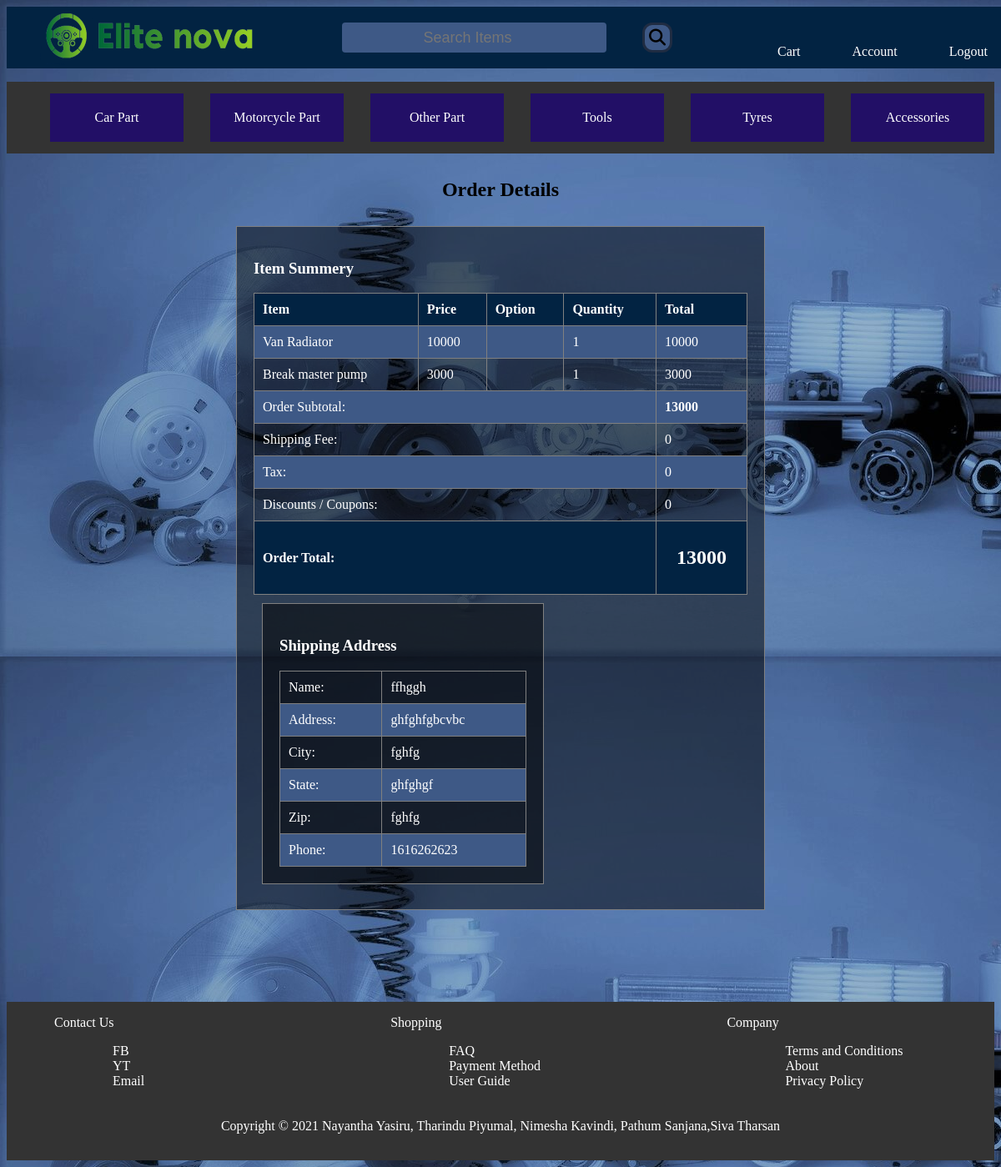
Screenshot of /order_info.php?order_id=72 (signed in) with the database file from the repository.
### tables this page shows
CREATE TABLE IF NOT EXISTS `order_details` (
  `order_id` int(11) NOT NULL,
  `item_id` int(11) NOT NULL,
  `qty` int(11) NOT NULL,
  `options` varchar(50) NOT NULL,
  `price` float NOT NULL
);

CREATE TABLE IF NOT EXISTS `item` (
  `item_id` int(11) NOT NULL AUTO_INCREMENT,
  `name` varchar(40) NOT NULL,
  `description` varchar(255) NOT NULL,
  `price` float NOT NULL,
  `options` varchar(100) NOT NULL,
  `qty` int(11) NOT NULL,
  `category` varchar(255) DEFAULT NULL,
  PRIMARY KEY (`item_id`)
);

CREATE TABLE IF NOT EXISTS `address` (
  `address_id` int(11) NOT NULL AUTO_INCREMENT,
  `user_id` int(11) NOT NULL,
  `name` varchar(50) NOT NULL,
  `line_1` varchar(25) NOT NULL,
  `line_2` varchar(25) NOT NULL,
  `city` varchar(20) NOT NULL,
  `province` varchar(20) NOT NULL,
  `country` varchar(20) NOT NULL,
  `zip_code` varchar(8) NOT NULL,
  `phone` varchar(15) NOT NULL,
  PRIMARY KEY (`address_id`)
);

### order_info.php (the view, shortened to what this page needs)
<!DOCTYPE html>
<html>
<head>
    <link rel="stylesheet" href="css/nav_bar.css">
    <link href="./css/navigation.css" rel="stylesheet"/>
    <link href="https://cdnjs.cloudflare.com/ajax/libs/font-awesome/6.2.1/css/all.min.css"
 rel="stylesheet"/>
    <link rel="stylesheet" href="./css/footer.css">
</head>
<body>
<div class="main">
    <div class="navbar">
        <div class="icon">
            <a href="index.php">
                <img alt="logo" id="img" src="./site_img/logo.png">
            </a>
        </div>
        <div class="search">
            <form action="search.php" onsubmit="return check_search_value()">
                <input class="search" id="search-bar" name="search" placeholder="Search Items" type="search">
                <button class="btn"><label for="search-bar"><i class="fa-solid fa-magnifying-glass"></i></label>
                </button>
            </form>
        </div>
        <div class="menu">
            <ul>
                <li><a href="./cart.php">Cart</a></li>
                <li><a href="./account.php">Account</a></li>
                <li><a href="./logout.php">Logout</a></li>
            </ul>
        </div>
    </div>
    <div class="navbar2">
        <ul>
            <li>
                <div class="car">
                    <a href="./search.php?search=car">Car Part</a>
                </div>
            </li>
            <li>
                <div class="Motor">
                    <a href="./search.php?search=Motorcycle">Motorcycle Part</a>
                </div>
            </li>
            <li>
                <div class="other">
                    <a href="./search.php?search=other">Other Part</a>
                </div>
            </li>
            <li>
                <div class="tools">
                    <a href="./search.php?search=tools">Tools</a>
                </div>
            </li>
            <li>
                <div class="tyres">
                    <a href="./search.php?search=tyres">Tyres</a>
                </div>
            </li>
            <li>
                <div class="access">
                    <a href="./search.php?search=Accessories">Accessories</a>
                </div>
            </li>
        </ul>
    </div>
</div>
<br>
<br>
<h2> Order Details </h2>
<div class="container">
    <div class="item-details">
        <h3>Item Summery</h1>
            <table>
                <tr>
                    <th>Item</th>
                    <th>Price</th>
                    <th>Option</th>
                    <th>Quantity</th>
                    <th>Total</th>
                </tr>
                <?php
                $order_id = $_REQUEST['order_id'];
                include "connect.php";
                $sql = "SELECT * FROM orders WHERE order_id = $order_id";
                $result = mysqli_query($connect, $sql);
                if (mysqli_num_rows($result) > 0) {
                $row = mysqli_fetch_assoc($result);
                $address_id = $row['address_id'];
                $sql = "SELECT * FROM order_details WHERE order_id = $order_id";
                $result = mysqli_query($connect, $sql);
                $i = 0;
                $order_subtotal = 0;
                while ($i < mysqli_num_rows($result)) {
                    $i = $i + 1;
                    $row = mysqli_fetch_assoc($result);
                    $item_id = $row['item_id'];
                    $qty = $row['qty'];
                    $options = $row['options'];
                    $price = $row['price'];
                    $order_subtotal = $order_subtotal + $price;
                    $sql2 = "SELECT * FROM item WHERE item_id = $item_id";
                    $result2 = mysqli_query($connect, $sql2);
                    if (mysqli_num_rows($result2) > 0) {
                        $row2 = mysqli_fetch_assoc($result2);
                        $item_price = $row2['price'];
                        $item_name = $row2['name'];
                    } else {
                        $item_price = "Error";
                    }
                    ?>
                    <tr>
                    <td><?php echo $item_name ?></td>
                    <td class="a_right"><?php echo $item_price ?></td>
                    <td class="a_center"><?php echo $options ?></td>
                    <td class="a_center"><?php echo $qty ?></td>
                    <td class="a_right"><?php echo $price ?></td>
                    </tr><?php
                }
                $shipping_fee = 0;
                $tax = 0;
                $discounts = 0;
                $order_total = $order_subtotal + $shipping_fee + $tax - $discounts;
                ?>
                <tr>
                    <td colspan="4">Order Subtotal:</td>
                    <td class="a_right"><b><?php echo $order_subtotal ?></b></td>
                </tr>
                <tr>
                    <td colspan="4">Shipping Fee:</td>
                    <td class="a_right"><?php echo $shipping_fee ?></td>
                </tr>
                <tr>
                    <td colspan="4">Tax:</td>
                    <td class="a_right"><?php echo $tax ?></td>
                </tr>
                <tr>
                    <td colspan="4">Discounts / Coupons:</td>
                    <td class="a_right"><?php echo $discounts ?></td>
                </tr>
                <tr>
                    <th colspan="4">Order Total:</th>
                    <th class="a_right">
                        <h2><?php echo $order_total ?><h2>
                    </th>
                </tr>
            </table>
            <?php
            $sql = "SELECT * FROM address WHERE address_id = $address_id";
            $result = mysqli_query($connect, $sql);
            if (mysqli_num_rows($result) > 0) {
                $row = mysqli_fetch_assoc($result);
                $name = $row['name'];
                $address = $row['line_1'] . $row['line_2'];
                $city = $row['city'];
                $state = $row['province'];
                $zip = $row['zip_code'];
                $phone = $row['phone'];
            }
            echo '<div class="address-details">';
            echo '<h3>Shipping Address</h3>';
            echo '<table>';
            echo '<tr>';
            echo '<td>Name:</td>';
            echo '<td>' . $name . '</td>';
            echo '</tr>';
            echo '<tr>';
            echo '<td>Address:</td>';
            echo '<td>' . $address . '</td>';
            echo '</tr>';
            echo '<tr>';
            echo '<td>City:</td>';
            echo '<td>' . $city . '</td>';
            echo '</tr>';
            echo '<tr>';
            echo '<td>State:</td>';
            echo '<td>' . $state . '</td>';
            echo '</tr>';
            echo '<tr>';
            echo '<td>Zip:</td>';
            echo '<td>' . $zip . '</td>';
            echo '</tr>';
            echo '<tr>';
            echo '<td>Phone:</td>';
            echo '<td>' . $phone . '</td>';
            echo '</tr>';
            echo '</table>';
            echo '</div>';
            } else {
                echo '<script> window.history.back(); </script>';
                exit;
            }
            ?>
    </div>
</div>
<footer style="margin-top: 100px">
    <div class="footer-container">
        <div class="footer-left">
            <nav>
                <a href="contactus.html">Contact Us</a>
                <ul>
                    <li><a href="contactus.html">FB</a></li>
                    <li><a href="contactus.html">YT</a></li>
                    <li><a href="contactus.html">Email</a></li>
                </ul>
            </nav>
        </div>
        <div class="footer-center">
            <nav>
              <a href="FAQ.html">Shopping</a>
                <ul>
                    <li><a href="FAQ.html">FAQ</a></li>
                    <li><a href="FAQ.html">Payment Method</a></li>
                    <li><a href="FAQ.html">User Guide</a></li>
                </ul></ul>
            </nav>
        </div>
        <div class="footer-right">
            <nav>
             <a href="about.html">Company</a>
                <ul>
                    <li><a href="about.html">Terms and Conditions</a></li>
                    <li><a href="about.html">About</a></li>
                    <li><a href="about.html">Privacy Policy</a></li>
                </ul>
            </nav>
        </div>
    </div>
    <div class="bottom-tx">
        <p>Copyright © 2021 Nayantha Yasiru, Tharindu Piyumal, Nimesha Kavindi, Pathum Sanjana,Siva Tharsan</p>
    </div>
</footer>
</body>
</html>

### css/nav_bar.css (style rules this page uses)
nav { display: flex; align-items: center; justify-content: space-between; width: 100%; padding: 0 25px; }
nav * { display: inline-block; flex-grow: 1; text-align: center; }

### css/navigation.css (style rules this page uses)
.main { width: 100%; height: 150px; }
.navbar { width: 100vw; background: linear-gradient(to top, rgb(2, 35, 66) 50%, rgb(2, 35, 66) 50%); display: flex; justify-content: space-evenly; align-items: center; overflow-x: clip; }
.navbar > * { flex: 0 1 33%; float: none !important; }
.search { text-align: center; border-radius: 4px; }
.search form { display: flex; justify-content: space-between; }
#search-bar { border: none; text-align: center; flex: 0 0 80%; }
.search button.btn { background: #3e5986; padding: 5px 5px; border: 3px solid rgba(0, 0, 0, 0.5); margin-left: 10px; border-radius: 12px; }
.search button.btn i { font-size: 1.25rem; }
.menu { width: 100px; float: left; height: 70px; }
.navbar ul { display: flex; justify-content: center; align-items: center; }
.navbar ul li { list-style: none; margin-left: 62px; margin-top: 27px; font-size: 16px; color: brown; cursor: pointer; }
.navbar2 { width: 100%; height: 50%; margin: auto; background: linear-gradient(to top, rgb(2, 35, 66) 50%, rgb(2, 35, 66) 50%); }
.navbar2 ul { overflow: hidden; background-color: #333; display: flex; align-items: center; justify-content: center; }
li { float: left; box-sizing: unset; }
.navbar2 ul li { display: block; color: rgb(58, 161, 119); text-align: center; padding: 14px 16px; text-decoration: none; cursor: pointer; }
#search-bar { font-size: large; background-color: #3e5986; }
#img { height: 70px; width: 28vw; }
.car { width: 120px; padding: 20px; border: #111; margin: 0; background-color: rgb(34, 15, 102); text-align: center; }
.Motor { width: 120px; padding: 20px; border: #111; margin: 0; background-color: rgb(34, 15, 102); text-align: center; float: left; }
.other { width: 120px; padding: 20px; border: #111; margin: 0; background-color: rgb(34, 15, 102); text-align: center; float: left; }
.tools { width: 120px; padding: 20px; border: #111; margin: 0; background-color: rgb(34, 15, 102); text-align: center; float: left; }
.tyres { width: 120px; padding: 20px; border: #111; margin: 0; background-color: rgb(34, 15, 102); text-align: center; float: left; }
.access { width: 120px; padding: 20px; border: #111; margin: 0; background-color: rgb(34, 15, 102); text-align: center; float: left; }
li a { text-decoration: none; color: white; cursor: pointer; }

### css/footer.css (style rules this page uses)
footer { background-color: #333; color: #fff; padding: 1em; margin-top: 50px; margin-left: 0 !important; }
footer .footer-container { display: flex; justify-content: space-between; align-items: center; }
footer .footer-left { flex-basis: 30%; }
footer .footer-center { flex-basis: 30%; }
footer .footer-right { flex-basis: 30%; }
footer nav { flex-direction: column; justify-content: flex-start; align-items: flex-start !important; }
footer ul li { float: none; display: block; text-align: left !important; margin-left: 30px; }
footer a { color: #fff; text-decoration: none; margin-left: 1em; }
footer .bottom-tx { width: 100%; background-color: #333; color: white; text-align: center; margin-top: 20px; }

### order_info.php (style rules this page uses)
.container { display: flex; justify-content: center; align-items: center; }
.item-details, .address-details { width: 50%; margin: 10px; padding: 20px; border: 1px solid gray; background-color: rgba(0, 0, 0, 0.5); color: white; }
table { width: 100%; border-collapse: collapse; }
th, td { border: 1px solid gray; padding: 10px; text-align: left; }
th { background-color: #022342; }
tr:nth-child(even) { background-color: #3e5986; }
.icon { width: 60px; }
body { background-color: #3e5986; background: url(site_img/s-l1600.jpg); }
h2 { text-align: center; }

### rows the page displays
order_details: item.name "Van Radiator", item.price "10000", qty "1", price "10000"
order_details: item.name "Break master pump", item.price "3000", qty "1", price "3000"
address: name "ffhggh", address "ghfghfgbcvbc", city "fghfg", province "ghfghgf", zip_code "fghfg", phone "1616262623"

### other values shown
$order_subtotal "13000"
$shipping_fee "0"
$tax "0"
$discounts "0"
$order_total "13000"
